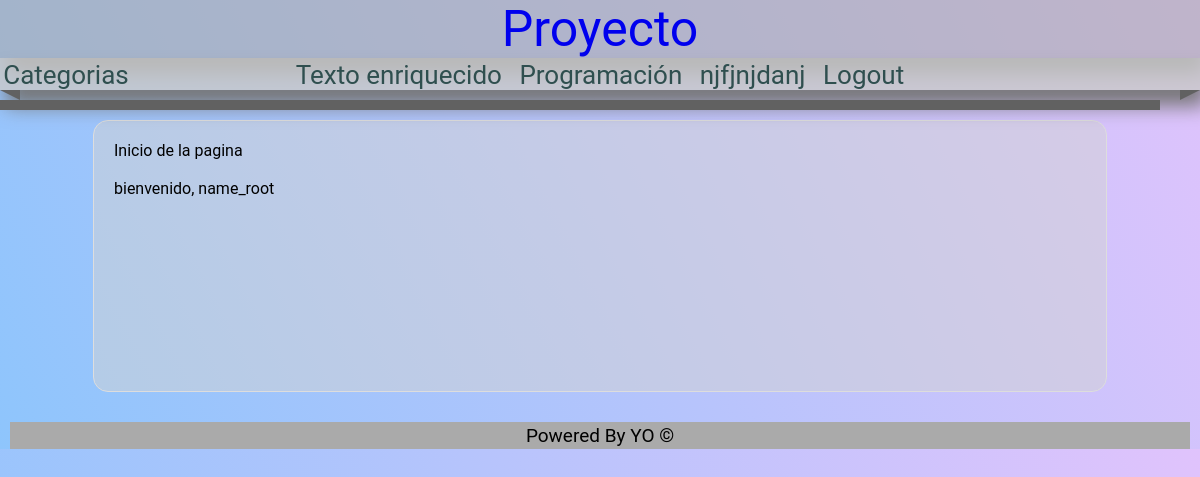
The app's page / (signed in) with its own data.
### pages/models.py (models this page shows, shortened)
class Page(models.Model):
    title = models.CharField(max_length=50, verbose_name='Titulo')
    content = RichTextField(verbose_name='Contenido')
    slug = models.CharField(unique=True, max_length=150, verbose_name='URL amigable')
    order = models.IntegerField( default=0, verbose_name='orden')
    visible = models.BooleanField(verbose_name='Visible')
    created_at = models.DateTimeField(auto_now_add=True, verbose_name='Creado el')
    updated_at = models.DateTimeField(auto_now=True, verbose_name='Actualizado el')
    class Meta:
        verbose_name='Pagina'
        verbose_name_plural= 'Paginas'

### mainapp/views.py (the view)
# urls.py: path('', views.index, name='Index'),
def index(request):
    return render(request, 'mainapp/index.html', {
        'data': 'Inicio de la pagina'
    })

### blog/processor.py (called while the page is built)
def get_categories(request):
    categories_in_use = Article.objects.filter(public=True).values_list('categories', flat=True)
    categories = Category.objects.filter(id__in=categories_in_use).values_list('id', 'name')
    return {
        'categories': categories,
        'ids': categories_in_use
    }

### pages/context_processors.py (called while the page is built)
def get_pages(request):
    pages = Page.objects.filter(visible=True).order_by("order").values_list('id', 'title', 'slug', 'content')
    return {
        'pages': pages # retorna datos a layout
    }

### mainapp/templates/mainapp/index.html (shortened to what this page needs)
{% extends 'layout/layout.html' %}
{% block content %}
{{ data }}
<br>
<br>
{% if user.email %}
    <a> bienvenido, {{ user.first_name }} </a>
{% endif %}
{% endblock %}

### mainapp/templates/layout/layout.html (shortened to what this page needs)
{% load static %}
<!DOCTYPE html>
<html lang="es">
<head>
    <link rel="stylesheet" href="{% static 'css/styles.css' %}" />
    <link rel="stylesheet" href="{% static 'css/formulario.css' %}" />
</head>
<body>
    <a class='titulo' href=" {% url 'Index' %} " > Proyecto </a>
    <nav class="navbar">
        <ul>
            {% if request.user.email %}
                <li class="categorias barra">
                    <a href= {% url 'Lista' %} >Categorias</a>
                </li>
            {% endif %}
            <li class='barra'>
                {% if request.user.email %}
                    {% for page in pages %}
                        <a href= " {% url 'page' page.2 %} " > {{ page.1 }} </a>
                    {% endfor %}
                    <a href=" {% url 'logout' %} ">Logout</a>
                {% else %}
                    <a href=" {% url 'register' %} ">Registro</a>
                    <a href=" {% url 'login' %} ">Login</a>
                    <a href='/admin'>Admin</a>
                {% endif %}
            </li>
        </ul>
        <span class="triangulo-izq"></span>
        <span class="triangulo-der"></span>
        <span class="relleno"></span>
    </nav>
<div class="content">
    <div class="box">
        {% block content %}
        {% endblock %}
    </div>
</div>
<footer>
    Powered By YO &copy;
</footer>
</body>
</html>

### mainapp/static/css/styles.css (style rules this page uses)
* { padding: 0; margin: 0; font-family: "Roboto", "Open Sans", "Calibri"; text-decoration: none; }
.navbar { background: #cacacacc; width: 95%; min-width: 1200px; -webkit-box-shadow: 6px 16px 20px #757575; box-shadow: 6px 16px 20px #757575; margin: 0 auto; z-index: 500; position: relative; }
.navbar ul { list-style: none; }
.navbar .triangulo-izq { display: block; float: left; border-top: 10px solid #616161; border-left: 20px solid transparent; }
.navbar .triangulo-der { display: block; float: right; border-top: 10px solid #616161; border-right: 20px solid transparent; }
.navbar .relleno { display: block; float: left; height: 10px; width: 96.69%; background: #616161; }
.categorias { float: left; position: absolute; }
.categorias a { width: auto; }
.barra { height: auto; font-size: 26px; border: none; text-align: center; width: auto; }
.barra a { color: darkslategray; text-decoration: none; margin: 0.21%; padding: 3px; vertical-align: middle; display: inline; -webkit-transition: all 0.5s; transition: all 0.5s; }
.titulo { display: block; position: relative; top: 0; font-size: 50px; text-align: center; background: #aaaaaa94; -webkit-box-shadow: 6px 16px 20px #757575; box-shadow: 6px 16px 20px #757575; z-index: 50; width: 100%; }
.content { width: 90%; min-height: 230px; margin: 0 auto; margin-bottom: 30px; }
.box { background: rgba(211, 211, 211, 0.5); width: 90%; min-height: 230px; padding: 20px; border: 1px solid #ddd; margin: 0 auto; -webkit-box-align: center; -ms-flex-align: center; align-items: center; margin-top: 30px; border-radius: 15px; }
footer { display: block; width: 98%; height: auto; font-size: 19px; background: #aaaaaa; text-align: center; padding: 2px; margin: auto; }

### mainapp/static/css/formulario.css (style rules this page uses)
body { background-image: linear-gradient(62deg, #8ec5fc 0%, #e0c3fc 100%); font-family: -apple-system, BlinkMacSystemFont, "Segoe UI", Roboto, Oxygen, Ubuntu, Cantarell, "Open Sans", "Helvetica Neue", sans-serif; }

### records on screen
Page: title "Texto enriquecido"
Page: title "Programación"
Page: title "njfjnjdanj"

### other values on screen
{{ data }} "Inicio de la pagina"
{{ user.first_name }} "name_root"
